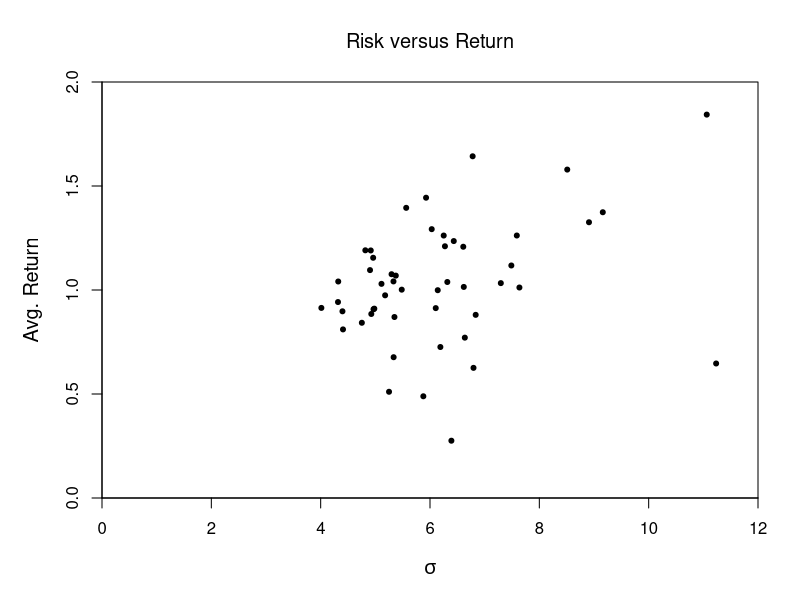
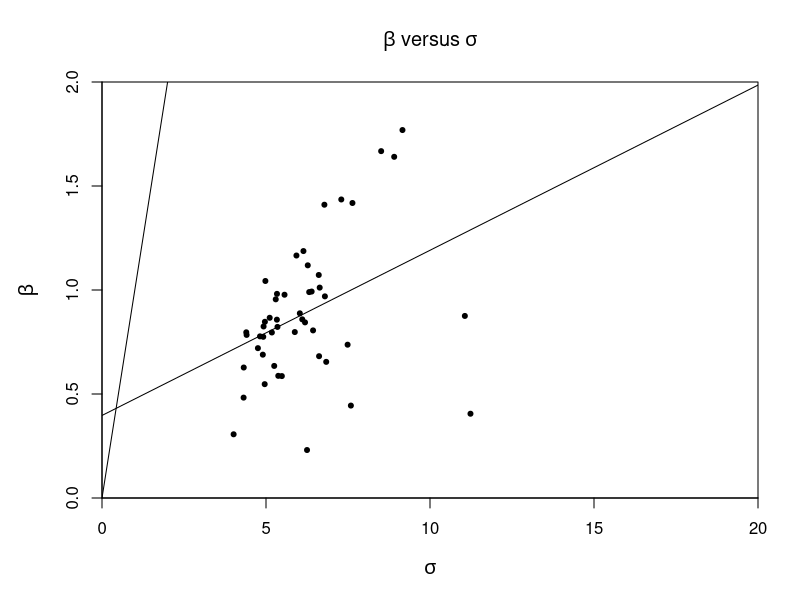
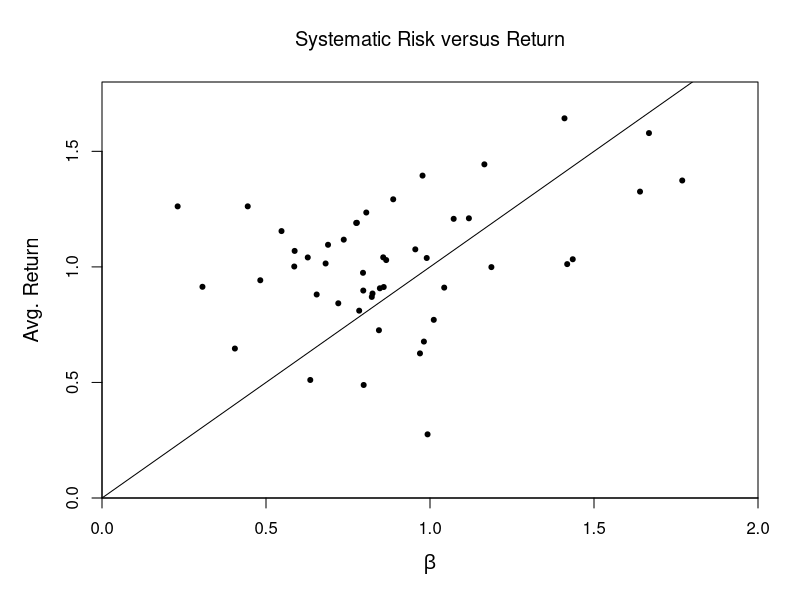

Write the R code that produced these figures, in order.
mydata <- read.csv("b.CSV", TRUE)
ff <- read.csv("c.CSV", TRUE)
mydata <- mydata[mydata$Date < 200701,]
mydata <- mydata[mydata$Date > 198912, ]
ff <- ff[ff$Date < 200701,]
ff <- ff[ff$Date > 198912,]
mydata$Date <- paste(paste(substr(mydata$Date, 1, 4), substr(mydata$Date, 5, 6),  sep = "-"))
mytime <- mydata$Date # backup for time series (xts)
rownames(mydata) <- mydata$Date
mydata$Date <- NULL
mydata[mydata == -99.99 | mydata == -999] <- NA
# || only evaluates FIRST element and returns one boolean value in a one-dimensional vector
# | evaluates everything and returns boolean values in a n-dimensional vector
mydata_mean <- colMeans(mydata, na.rm = TRUE)
mydata_sd <- apply(mydata, 2, sd, na.rm = TRUE)
# uses Bessel's correction
mydata_min <- apply(mydata, 2, min, na.rm = TRUE) 
mydata_max <- apply(mydata, 2, max, na.rm = TRUE)
#b: summary statistics
summ_stat <- data.frame(rbind(mean = mydata_mean, volty = mydata_sd, min = mydata_min, max = mydata_max ))
print(summ_stat)
#d: One Sample t-test, mu = 0,alpha is at 0.05 (conf.level=0.95)
apply(mydata, 2, t.test)
#f
par(mar=c(5.1,5.1,4.1,2.1), xaxs="i", yaxs="i", cex.lab=1.2, pch=20) # margins 4.1 to 4.5
plot(mydata_sd, mydata_mean, xlim=c(0,12), ylim=c(0,2),main=expression("Risk versus Return"), xlab=expression(sigma), ylab="Avg. Return")
#h: regression
betas <- c()
for(i in 1:49){
  single_beta <- lm((mydata[,i] - ff$RF) ~ ff$Mkt.RF)
  betas[i]<- coef(single_beta)["ff$Mkt.RF"]
}
#i
lm_1 <- lm(betas ~ mydata_sd)
plot(mydata_sd,betas, xlim= c(0,20), ylim=c(0,2), main=expression(beta ~ "versus" ~ sigma), ylab = expression(beta), xlab = expression(sigma))
abline(lm_1)
abline(a=0,b=1)
#j
lm_2 <- lm(mydata_mean ~ betas)
plot(betas,mydata_mean, xlim=c(0,2),ylim=c(0,1.8),main=expression("Systematic Risk versus Return"), ylab="Avg. Return", xlab=expression(beta))
abline(a=0, b=1)
